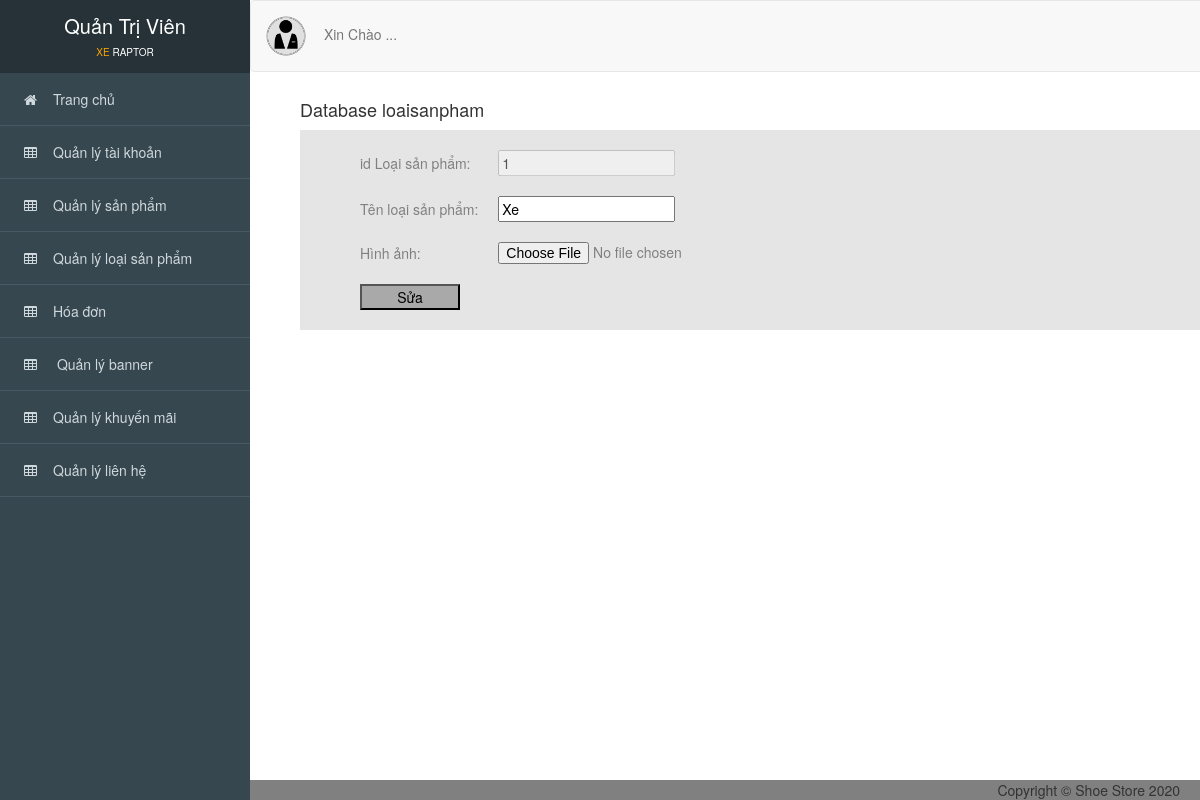
Before: /admin/index.php?action=sualoaisanpham&id=1 with the older database file.
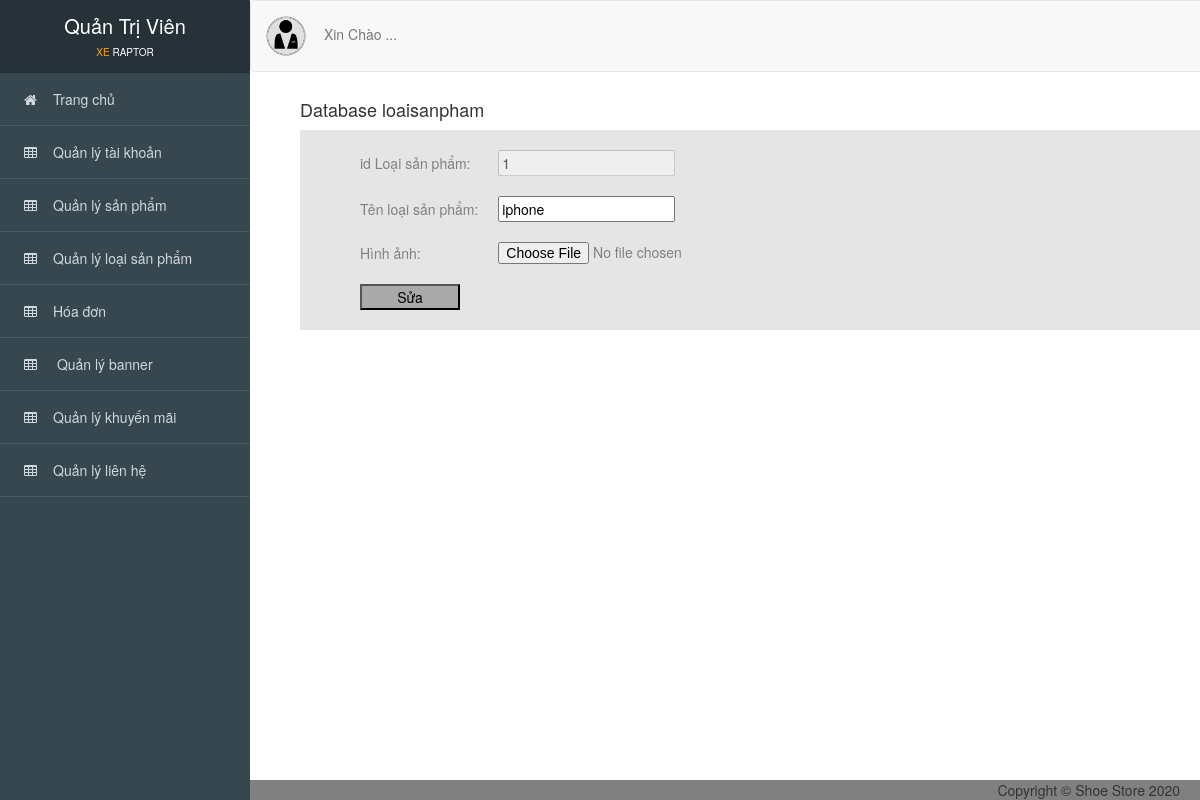
After: the same page with the newer database file.
### tables this page shows
CREATE TABLE `loaisanpham` (
  `idLoaiSP` int(11) NOT NULL,
  `tenLSP` varchar(255) NOT NULL,
  `hinhanh` varchar(255) NOT NULL
);

### admin/controller_admin/quanlyloaisanpham.php (called while the page is built, shortened)
<?php
    require_once('./model_admin/loaisanpham.php');
    class loaisanphamcontroller
    {
    	var $loaisanpham_model;
    	public function __construct()
    	{
    		$this->loaisanpham_model = new loaisanpham();
    	}
    	 public function details()
        {
            $id = isset($_GET['id']) ? $_GET['id'] : 1;
            $data = $this->loaisanpham_model->find($id);
            require_once('views_admin/index.php');
        }
       }
?>

### admin/model_admin/ketnoi.php (called while the page is built, shortened)
<?php
    class ketnoi
    {
    	function __construct()
    	{
    		$host = "localhost";
    		$username ="root";
    		$password = "";
    		$dbname = "qlbx";
    		$this->connect = new mysqli($host,$username,$password,$dbname);
    	}
    }
?>

### admin/model_admin/loaisanpham.php (called while the page is built, shortened)
<?php
    require_once('ketnoi.php');
    class loaisanpham
    {
    	var $conn;
    	function __construct()
    	{
    		$connect_obj = new ketnoi();
    		$this->conn = $connect_obj->connect;
    	}
    	function find($id)
        {
            $query = "SELECT * FROM loaisanpham WHERE idLoaiSP=$id";
            return $this->conn->query($query)->fetch_assoc();
        }
    }
?>

### admin/views_admin/loaisanpham/sua.php (the view, shortened to what this page needs)
<div id="viewport">
<div class="container-fluid" id="noidung">
      <h4>Database loaisanpham</h4>
      <div style="background-color: #e5e5e5; padding: 10px 50px 10px; color:gray;">
        <form action="?action=sualoaisanpham_xl" method="post"enctype="multipart/form-data">
      	<table border="0" cellpadding="10">
          <tr>
               <td>id Loại sản phẩm: </td>
               <td>
                <input disabled type="text" name="idLoaiSP" value=<?php echo $data['idLoaiSP']; ?>>
              </td>
           </tr>
            <tr>
               <td>Tên loại sản phẩm:</td>
               <td><input required type="text" name="tenLSP" value=<?php echo $data['tenLSP']; ?> ></td>
           </tr>
            <tr>
               <td>Hình ảnh:</td>
               <td><input type="file" name="hinhanh" ></td>
           </tr>
           <tr>
           	<td colspan="2"><button  style="width: 100px; background-color: darkgray;" type="submit">Sửa</button></td>
           </tr>
        </table>
        </form>
      </div>
</div>
</div>

Changed rows visible on the page:
changed loaisanpham id 1: tenLSP "Xe" → "iphone"
